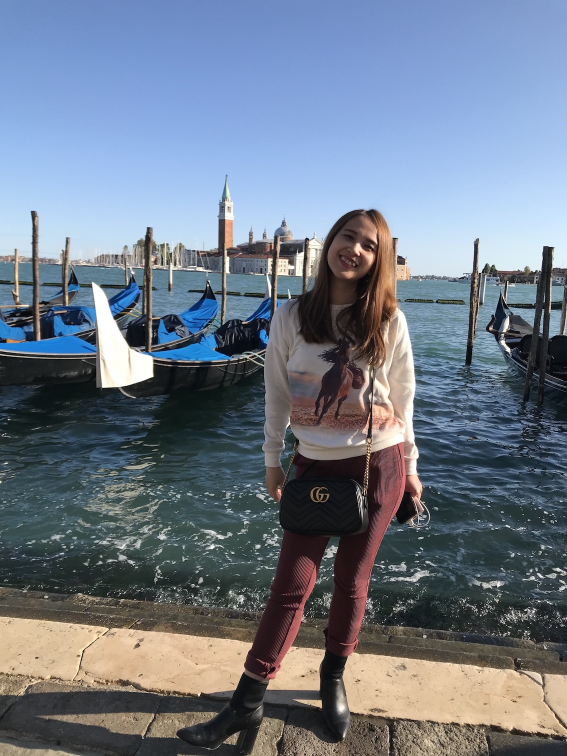
#> input picture venice.jpg, 1134 x 1512 px (shown at 1/2 size)
$ python week1.py
#> lines starting #> are read from the running program, lines starting #| are printed output that depends on the picture
# if you're following this free study group on computer vision essentials:
# https://www.facebook.com/groups/datasciencetutorials

import cv2

# imread = image read
image = cv2.imread("venice.jpg")
#> image is the input picture: shape (1512, 1134, 3); mean B, G, R 136.4, 121.6, 111.2
(h, w, d) = image.shape
#> h = 1512; w = 1134; d = 3

print(f"Height={h}, Width={w}, Depth={d}")
#| Height=1512, Width=1134, Depth=3

# roi = region of interest
# create a ROI from x=500, y=200 to x=800, y=500
# format: image[startY:endY, startX:endX]
roi = image[410:570, 650:770]
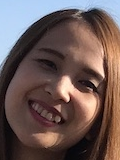
#> roi: shape (160, 120, 3); mean B, G, R 85.9, 88.8, 107.7

# imshow = image show
# cv2.imshow("Venice Photograph", image)
cv2.imshow("Region of interest", roi)

# wait for a keypress
cv2.waitKey(0)

# Run this code: Terminal > New Terminal
